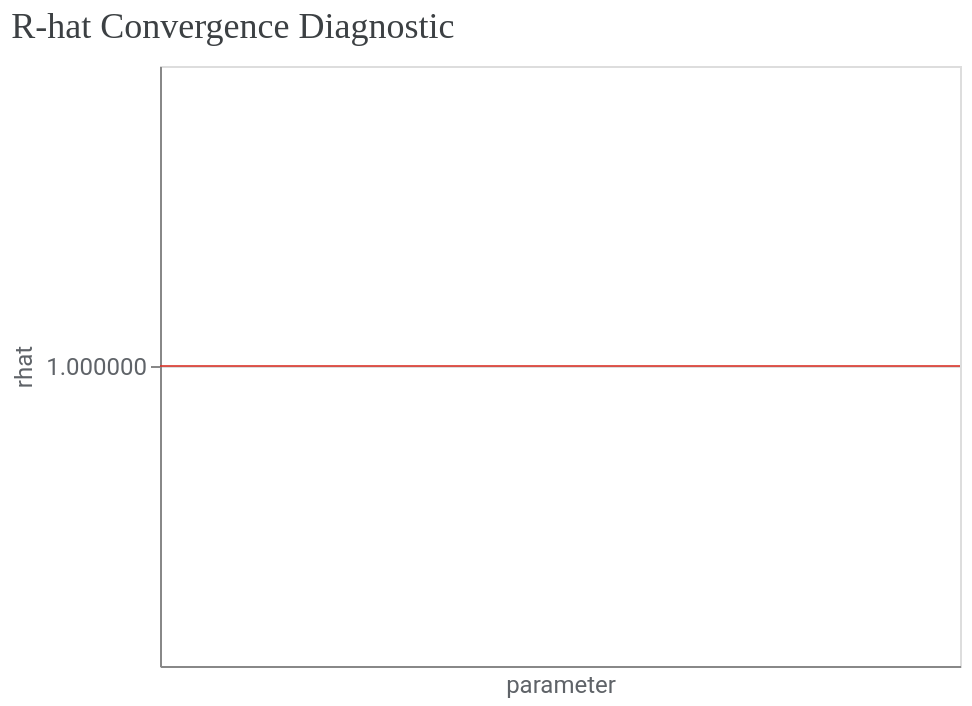

Notebook cell for this chart:
### Markdown cell above
To further assess convergence and model fit, you can use the methods from `visualizer` module.

1\. Assess convergence. Run the following code to generate r-hat statistics. R-hat close to 1.0 indicate convergence. R-hat < 1.2 indicates approximate convergence and is a reasonable threshold for many problems.

### Code cell
model_diagnostics = visualizer.ModelDiagnostics(mmm)
model_diagnostics.plot_rhat_boxplot()

### Figure 1 — Vega-Lite specification as saved in the notebook (floating-point values rounded to 4 significant figures)
{"config": {"view": {"continuousWidth": 300, "continuousHeight": 300}, "axis": {"labelColor": "#5F6368", "labelFont": "Roboto", "labelFontSize": 12, "titleColor": "#5F6368", "titleFont": "Roboto", "titleFontSize": 12, "titleFontWeight": "normal"}}, "layer": [{"data": {"name": "data-4f53cda18c2baa0c0354bb5f9a3ecbe5"}, "mark": {"type": "boxplot", "median": {"color": "#8AB4F8"}, "outliers": {"filled": true}}, "encoding": {"x": {"axis": {"labelAngle": -45}, "field": "parameter", "type": "nominal"}, "y": {"field": "rhat", "scale": {"zero": false}, "type": "quantitative"}}}, {"data": {"name": "empty"}, "mark": {"type": "rule", "color": "#D93025", "opacity": 0.8}, "encoding": {"y": {"datum": 1}}}], "title": {"text": "R-hat Convergence Diagnostic", "anchor": "start", "color": "#3C4043", "font": "Google Sans Display", "fontSize": 18, "fontWeight": "normal", "offset": 10}, "width": 400, "$schema": "https://vega.github.io/schema/vega-lite/v5.20.1.json", "datasets": {"data-4f53cda18c2baa0c0354bb5f9a3ecbe5": [], "empty": [{}]}}
